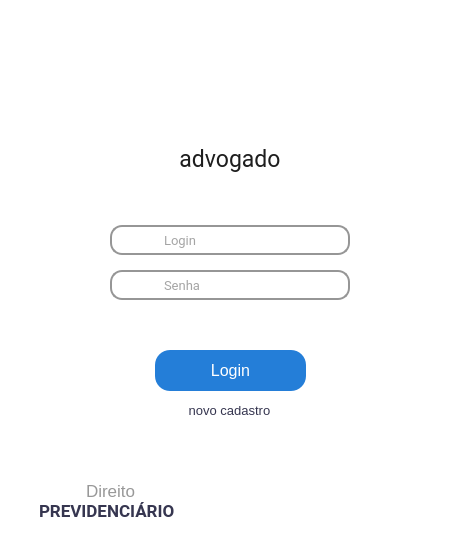
<?xml version="1.0" encoding="UTF-8"?>
<ui version="4.0">
 <class>MainWindow</class>
 <widget class="QMainWindow" name="MainWindow">
  <property name="geometry">
   <rect>
    <x>0</x>
    <y>0</y>
    <width>460</width>
    <height>560</height>
   </rect>
  </property>
  <property name="minimumSize">
   <size>
    <width>460</width>
    <height>560</height>
   </size>
  </property>
  <property name="maximumSize">
   <size>
    <width>460</width>
    <height>560</height>
   </size>
  </property>
  <property name="font">
   <font>
    <pointsize>15</pointsize>
   </font>
  </property>
  <property name="windowTitle">
   <string>MainWindow</string>
  </property>
  <property name="styleSheet">
   <string notr="true">background-color: rgb(255, 255, 255);</string>
  </property>
  <widget class="QWidget" name="centralwidget">
   <widget class="QPushButton" name="pushButton">
    <property name="geometry">
     <rect>
      <x>155</x>
      <y>350</y>
      <width>151</width>
      <height>41</height>
     </rect>
    </property>
    <property name="font">
     <font>
      <pointsize>12</pointsize>
      <weight>50</weight>
      <bold>false</bold>
     </font>
    </property>
    <property name="styleSheet">
     <string notr="true">QPushButton {
	color: rgb(255, 255, 255);
	border: none;
	border-radius: 15px;
	background-color: rgb(36, 126, 216);
}
QPushButton:hover {		
	background-color: rgb(26, 97, 168);
}</string>
    </property>
    <property name="text">
     <string>Login</string>
    </property>
   </widget>
   <widget class="QLineEdit" name="lineEdit">
    <property name="geometry">
     <rect>
      <x>110</x>
      <y>225</y>
      <width>240</width>
      <height>30</height>
     </rect>
    </property>
    <property name="font">
     <font>
      <family>Roboto</family>
      <pointsize>10</pointsize>
     </font>
    </property>
    <property name="styleSheet">
     <string notr="true">QLineEdit{
    border: 2px solid rgb(150, 150, 150);
	color: rgb(74, 74, 74);
    border-radius:12px;
    padding-left: 50px;
	background-color: rgb(255, 255, 255);
}
QLineEdit:hover{
	border: 2px solid rgb(103, 103, 103);
}
QLineEdit:focus{
    border: 2px solid rgb(36, 126, 216);  
	background-color: rgb(234, 234, 234);
}</string>
    </property>
    <property name="text">
     <string/>
    </property>
    <property name="maxLength">
     <number>12</number>
    </property>
    <property name="alignment">
     <set>Qt::AlignLeading|Qt::AlignLeft|Qt::AlignVCenter</set>
    </property>
    <property name="dragEnabled">
     <bool>false</bool>
    </property>
    <property name="placeholderText">
     <string>Login</string>
    </property>
   </widget>
   <widget class="QLineEdit" name="lineEdit_2">
    <property name="geometry">
     <rect>
      <x>110</x>
      <y>270</y>
      <width>240</width>
      <height>30</height>
     </rect>
    </property>
    <property name="font">
     <font>
      <family>Roboto</family>
      <pointsize>10</pointsize>
     </font>
    </property>
    <property name="styleSheet">
     <string notr="true">QLineEdit{
    border: 2px solid rgb(150, 150, 150);
	color: rgb(74, 74, 74);
    border-radius:12px;
    padding-left: 50px;
	background-color: rgb(255, 255, 255);
}
QLineEdit:hover{
	border: 2px solid rgb(103, 103, 103);
}
QLineEdit:focus{
    border: 2px solid rgb(36, 126, 216);  
	
	background-color: rgb(234, 234, 234);
}</string>
    </property>
    <property name="maxLength">
     <number>12</number>
    </property>
    <property name="echoMode">
     <enum>QLineEdit::Password</enum>
    </property>
    <property name="placeholderText">
     <string>Senha</string>
    </property>
   </widget>
   <widget class="QPushButton" name="pushButton_2">
    <property name="geometry">
     <rect>
      <x>179</x>
      <y>400</y>
      <width>101</width>
      <height>20</height>
     </rect>
    </property>
    <property name="font">
     <font>
      <family>MS Shell Dlg 2</family>
      <pointsize>10</pointsize>
      <weight>9</weight>
      <italic>false</italic>
      <bold>false</bold>
     </font>
    </property>
    <property name="styleSheet">
     <string notr="true">background-color: qconicalgradient(cx:0.5, cy:0.5, angle:0, stop:0.852273 rgba(255, 255, 255, 0), stop:0.875 rgba(255, 255, 255, 0), stop:0.886364 rgba(255, 255, 255, 0));
border-radius: 9px;
font: 75 10pt &quot;MS Shell Dlg 2&quot;;
color: rgb(53, 53, 79);</string>
    </property>
    <property name="text">
     <string>novo cadastro</string>
    </property>
   </widget>
   <widget class="QFrame" name="frame">
    <property name="geometry">
     <rect>
      <x>180</x>
      <y>70</y>
      <width>100</width>
      <height>78</height>
     </rect>
    </property>
    <property name="styleSheet">
     <string notr="true">image: url(:/newPrefix/logoadv_ui.png);</string>
    </property>
    <property name="frameShape">
     <enum>QFrame::NoFrame</enum>
    </property>
    <property name="frameShadow">
     <enum>QFrame::Raised</enum>
    </property>
   </widget>
   <widget class="QLabel" name="label">
    <property name="geometry">
     <rect>
      <x>174</x>
      <y>145</y>
      <width>112</width>
      <height>28</height>
     </rect>
    </property>
    <property name="font">
     <font>
      <family>Roboto</family>
      <pointsize>17</pointsize>
     </font>
    </property>
    <property name="styleSheet">
     <string notr="true">color: rgb(30, 30, 30);</string>
    </property>
    <property name="text">
     <string>advogado</string>
    </property>
    <property name="alignment">
     <set>Qt::AlignCenter</set>
    </property>
   </widget>
   <widget class="QFrame" name="frame_2">
    <property name="geometry">
     <rect>
      <x>15</x>
      <y>451</y>
      <width>65</width>
      <height>57</height>
     </rect>
    </property>
    <property name="styleSheet">
     <string notr="true">image: url(:/newPrefix/just_2.png);</string>
    </property>
    <property name="frameShape">
     <enum>QFrame::NoFrame</enum>
    </property>
    <property name="frameShadow">
     <enum>QFrame::Raised</enum>
    </property>
   </widget>
   <widget class="QLabel" name="label_2">
    <property name="geometry">
     <rect>
      <x>39</x>
      <y>496</y>
      <width>161</width>
      <height>30</height>
     </rect>
    </property>
    <property name="font">
     <font>
      <family>Roboto</family>
      <pointsize>13</pointsize>
      <weight>75</weight>
      <bold>true</bold>
     </font>
    </property>
    <property name="styleSheet">
     <string notr="true">color: rgb(54, 54, 80);</string>
    </property>
    <property name="text">
     <string>PREVIDENCIÁRIO</string>
    </property>
   </widget>
   <widget class="QLabel" name="label_3">
    <property name="geometry">
     <rect>
      <x>86</x>
      <y>480</y>
      <width>53</width>
      <height>22</height>
     </rect>
    </property>
    <property name="font">
     <font>
      <pointsize>13</pointsize>
     </font>
    </property>
    <property name="styleSheet">
     <string notr="true">color: rgb(152, 152, 152);</string>
    </property>
    <property name="text">
     <string>Direito</string>
    </property>
   </widget>
   <widget class="QLabel" name="label_4">
    <property name="geometry">
     <rect>
      <x>180</x>
      <y>70</y>
      <width>100</width>
      <height>78</height>
     </rect>
    </property>
    <property name="text">
     <string/>
    </property>
   </widget>
   <widget class="QLabel" name="label_5">
    <property name="geometry">
     <rect>
      <x>15</x>
      <y>451</y>
      <width>65</width>
      <height>57</height>
     </rect>
    </property>
    <property name="text">
     <string/>
    </property>
   </widget>
   <widget class="QLabel" name="label_6">
    <property name="geometry">
     <rect>
      <x>70</x>
      <y>318</y>
      <width>321</width>
      <height>21</height>
     </rect>
    </property>
    <property name="font">
     <font>
      <family>Roboto</family>
      <pointsize>9</pointsize>
     </font>
    </property>
    <property name="styleSheet">
     <string notr="true">color: rgb(100, 100, 100);</string>
    </property>
    <property name="text">
     <string/>
    </property>
    <property name="alignment">
     <set>Qt::AlignCenter</set>
    </property>
   </widget>
   <zorder>pushButton</zorder>
   <zorder>lineEdit</zorder>
   <zorder>lineEdit_2</zorder>
   <zorder>pushButton_2</zorder>
   <zorder>frame</zorder>
   <zorder>label</zorder>
   <zorder>frame_2</zorder>
   <zorder>label_4</zorder>
   <zorder>label_5</zorder>
   <zorder>label_2</zorder>
   <zorder>label_3</zorder>
   <zorder>label_6</zorder>
  </widget>
 </widget>
 <resources>
  <include location="../advogado_previdenciário/advogado.qrc"/>
 </resources>
 <connections/>
</ui>
